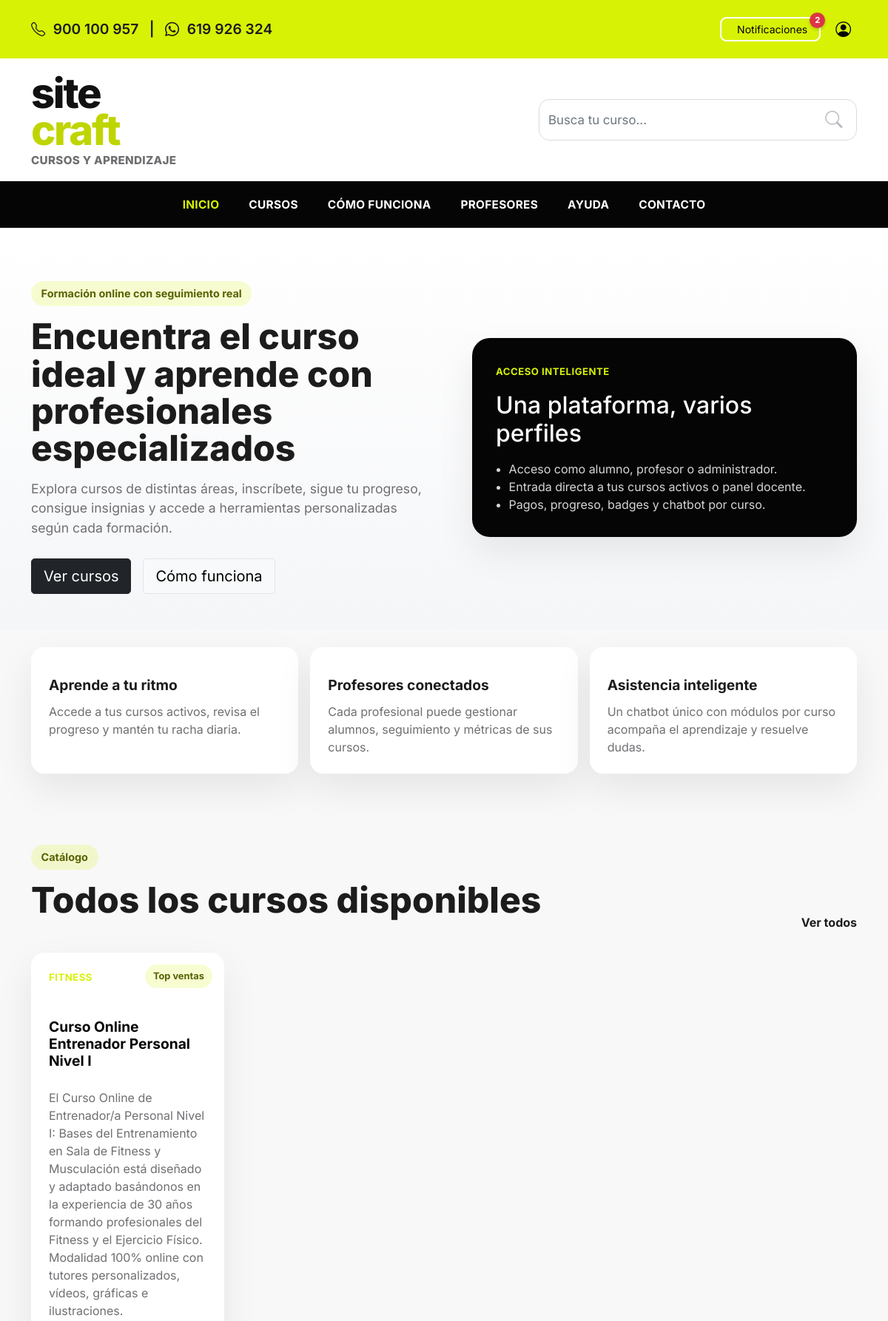
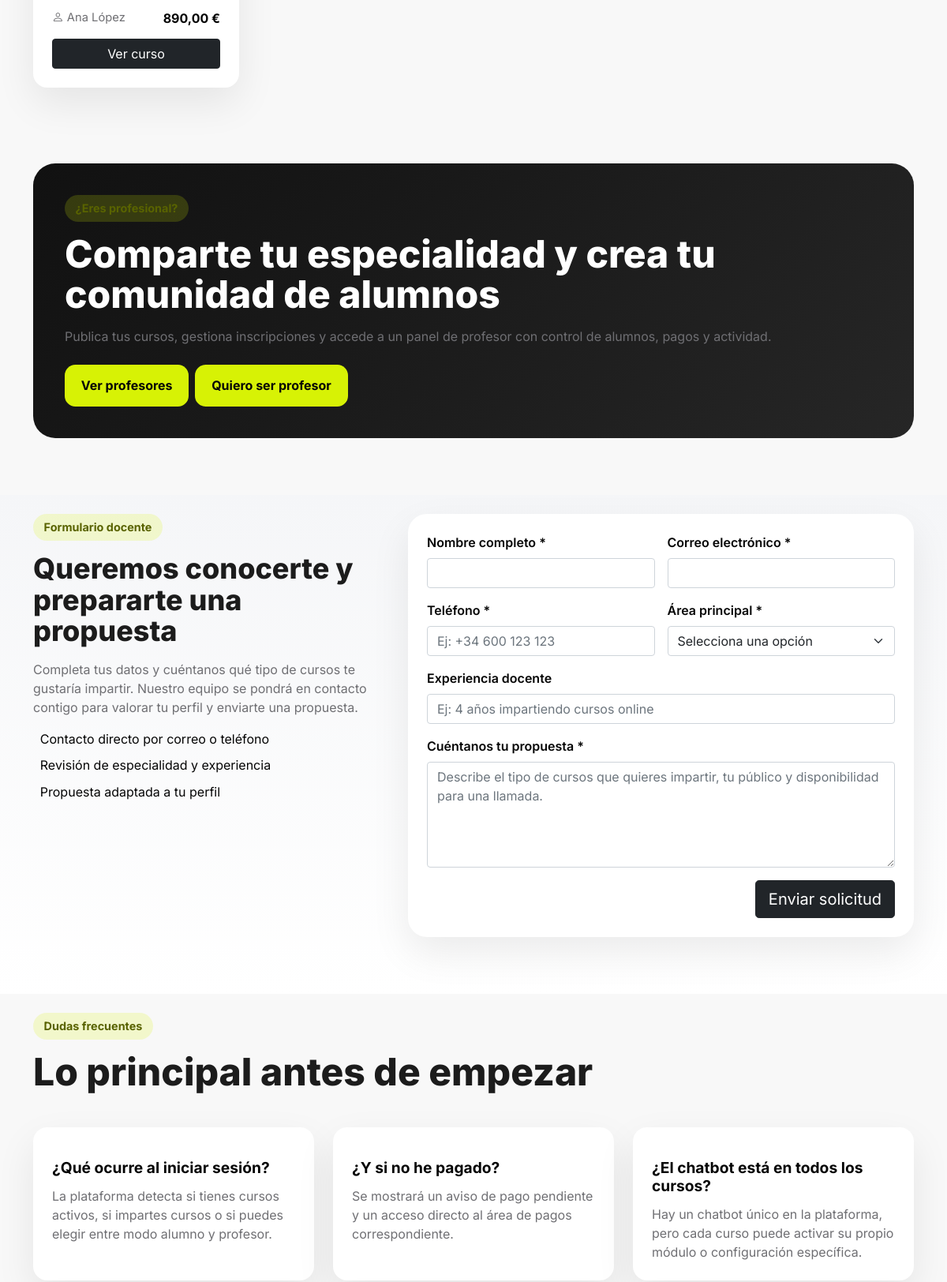
The page / (signed in, upper part) on the database its author committed (2 pictures, top to bottom).
### tables this page shows
CREATE TABLE courses (
    id BIGINT UNSIGNED AUTO_INCREMENT PRIMARY KEY,
    slug VARCHAR(120) NOT NULL,
    title VARCHAR(180) NOT NULL,
    description TEXT NULL,
    price DECIMAL(10,2) NOT NULL DEFAULT 0.00,
    currency CHAR(3) NOT NULL DEFAULT 'EUR',
    duration_days INT UNSIGNED NULL,
    is_published TINYINT(1) NOT NULL DEFAULT 0,
    css_file VARCHAR(220) NULL COMMENT 'Ruta CSS específica del curso, p.ej. assets/css/pages/courses/entrenador-personal-nivel-i.css',
    created_at TIMESTAMP NOT NULL DEFAULT CURRENT_TIMESTAMP,
    updated_at TIMESTAMP NOT NULL DEFAULT CURRENT_TIMESTAMP ON UPDATE CURRENT_TIMESTAMP,
    UNIQUE KEY uq_courses_slug (slug),
    KEY idx_courses_published (is_published)
);

### public/index.php (called while the page is built, shortened)
<?php
require __DIR__ . '/../app/config/database.php';
$teacherLeadData = [
    'full_name' => '',
    'email' => '',
    'phone' => '',
    'specialty' => '',
    'experience' => '',
    'message' => '',
];
try {
    $statement = db()->query(<<<'SQL'
        SELECT
            c.id,
            c.slug,
            c.title,
            c.description,
            c.price,
            c.currency,
            COALESCE(MIN(u.full_name), 'Profesor pendiente') AS teacher_name
        FROM courses c
        LEFT JOIN course_teachers ct ON ct.course_id = c.id
        LEFT JOIN users u ON u.id = ct.user_id
        WHERE c.is_published = 1
        GROUP BY c.id, c.slug, c.title, c.description, c.price, c.currency
        ORDER BY c.created_at DESC
    SQL);
    $courses = array_map(static function (array $course): array {
        return [
            'id' => (int) $course['id'],
            'slug' => $course['slug'],
            'title' => $course['title'],
            'category' => courseCategoryFromSlug($course['slug']),
            'teacher' => $course['teacher_name'],
            'price' => formatPrice((float) $course['price'], $course['currency']),
            'description' => $course['description'] ?: 'Próximamente tendrás más información sobre este curso.',
            'badge' => courseBadgeFromPrice((float) $course['price']),
        ];
    }, $statement->fetchAll());
} catch (Throwable $exception) {
    $courseLoadError = 'No se han podido cargar los cursos en este momento.';
}
function courseCategoryFromSlug(string $slug): string
{
    $normalizedSlug = strtolower($slug);
    return match (true) {
        str_contains($normalizedSlug, 'fit'), str_contains($normalizedSlug, 'nutri'), str_contains($normalizedSlug, 'entren') => 'Fitness',
        str_contains($normalizedSlug, 'idioma'), str_contains($normalizedSlug, 'english'), str_contains($normalizedSlug, 'ingles') => 'Idiomas',
        str_contains($normalizedSlug, 'program'), str_contains($normalizedSlug, 'web'), str_contains($normalizedSlug, 'code') => 'Programación',
        default => 'General',
    };
}
function courseBadgeFromPrice(float $price): string
{
    return match (true) {
        $price === 0.0 => 'Gratis',
        $price >= 50 => 'Top ventas',
        $price >= 30 => 'Popular',
        default => 'Nuevo',
    };
}
function formatPrice(float $price, string $currency): string
{
    $symbol = strtoupper($currency) === 'EUR' ? '€' : strtoupper($currency);
    return number_format($price, 2, ',', '.') . ' ' . $symbol;
}
require __DIR__ . '/../app/views/layouts/header.php';
require __DIR__ . '/../app/views/home/landing.php';
require __DIR__ . '/../app/views/layouts/footer.php';

### app/helpers/auth.php (called while the page is built, shortened)
<?php
function appBasePath(): string
{
    static $basePath = null;
    if ($basePath !== null) {
        return $basePath;
    }
    $scriptName = str_replace('\\', '/', $_SERVER['SCRIPT_NAME'] ?? '');
    $publicMarker = '/public/';
    $markerPosition = strpos($scriptName, $publicMarker);
    $dir = str_replace('\\', '/', dirname($scriptName));
    $dir = $dir === '/' ? '' : rtrim($dir, '/');
    $basePath = $dir;
    return $basePath;
}
function appUrl(string $path = ''): string
{
    $basePath = appBasePath();
    $normalizedPath = ltrim($path, '/');
    return $basePath === '' ? '/' . $normalizedPath : $basePath . '/' . $normalizedPath;
}

### app/config/database.php (called while the page is built, shortened)
<?php
function db(): PDO
{
    static $pdo = null;
    if ($pdo instanceof PDO) {
        return $pdo;
    }
    $host = '127.0.0.1';
    $port = 3306;
    $database = 'sitecraft';
    $username = 'root';
    $password = '';
    $charset = 'utf8mb4';
    $dsn = sprintf('mysql:host=%s;port=%d;dbname=%s;charset=%s', $host, $port, $database, $charset);
    $options = [
        PDO::ATTR_ERRMODE => PDO::ERRMODE_EXCEPTION,
        PDO::ATTR_DEFAULT_FETCH_MODE => PDO::FETCH_ASSOC,
        PDO::ATTR_EMULATE_PREPARES => false,
    ];
    $pdo = new PDO($dsn, $username, $password, $options);
    return $pdo;
}

### app/views/home/landing.php (the view, shortened to what this page needs)
<section class="hero-section">
    <div class="container">
        <div class="row align-items-center g-4">
            <div class="col-lg-6">
                <span class="eyebrow">Formación online con seguimiento real</span>
                <h1>Encuentra el curso ideal y aprende con profesionales especializados</h1>
                <p class="hero-copy">Explora cursos de distintas áreas, inscríbete, sigue tu progreso, consigue insignias y accede a herramientas personalizadas según cada formación.</p>
                <div class="hero-actions">
                    <a href="<?= htmlspecialchars(appUrl('cursos.php'), ENT_QUOTES, 'UTF-8'); ?>" class="btn btn-dark btn-lg">Ver cursos</a>
                    <a href="#como-funciona" class="btn btn-light btn-lg secondary-action">Cómo funciona</a>
                </div>
            </div>
            <div class="col-lg-6">
                <div class="hero-panel">
                    <div class="hero-panel__card">
                        <span class="hero-panel__label">Acceso inteligente</span>
                        <h2>Una plataforma, varios perfiles</h2>
                        <ul>
                            <li>Acceso como alumno, profesor o administrador.</li>
                            <li>Entrada directa a tus cursos activos o panel docente.</li>
                            <li>Pagos, progreso, badges y chatbot por curso.</li>
                        </ul>
                    </div>
                </div>
            </div>
        </div>
    </div>
</section>
<section class="highlight-strip" id="como-funciona">
    <div class="container">
        <div class="row g-3">
            <div class="col-md-4">
                <article class="feature-card">
                    <h3>Aprende a tu ritmo</h3>
                    <p>Accede a tus cursos activos, revisa el progreso y mantén tu racha diaria.</p>
                </article>
            </div>
            <div class="col-md-4">
                <article class="feature-card">
                    <h3>Profesores conectados</h3>
                    <p>Cada profesional puede gestionar alumnos, seguimiento y métricas de sus cursos.</p>
                </article>
            </div>
            <div class="col-md-4">
                <article class="feature-card">
                    <h3>Asistencia inteligente</h3>
                    <p>Un chatbot único con módulos por curso acompaña el aprendizaje y resuelve dudas.</p>
                </article>
            </div>
        </div>
    </div>
</section>
<section class="courses-section" id="courses-grid">
    <div class="container">
        <div class="section-heading">
            <div>
                <span class="eyebrow">Catálogo</span>
                <h2>Todos los cursos disponibles</h2>
            </div>
            <a href="<?= htmlspecialchars(appUrl('cursos.php'), ENT_QUOTES, 'UTF-8'); ?>" class="section-link">Ver todos <i class="bi bi-arrow-right"></i></a>
        </div>
        <?php if (!empty($courseLoadError)): ?>
            <div class="catalog-message catalog-message--error">
                <i class="bi bi-exclamation-triangle-fill"></i>
                <span><?= htmlspecialchars($courseLoadError, ENT_QUOTES, 'UTF-8'); ?></span>
            </div>
        <?php else: ?>
            <div class="row g-4">
                <?php foreach ($courses as $course): ?>
                    <div class="col-md-6 col-xl-3">
                        <article class="course-card">
                            <span class="course-card__badge"><?= htmlspecialchars($course['badge'], ENT_QUOTES, 'UTF-8'); ?></span>
                            <span class="course-card__category"><?= htmlspecialchars($course['category'], ENT_QUOTES, 'UTF-8'); ?></span>
                            <h3><?= htmlspecialchars($course['title'], ENT_QUOTES, 'UTF-8'); ?></h3>
                            <p><?= htmlspecialchars($course['description'], ENT_QUOTES, 'UTF-8'); ?></p>
                            <div class="course-card__meta">
                                <span><i class="bi bi-person"></i> <?= htmlspecialchars($course['teacher'], ENT_QUOTES, 'UTF-8'); ?></span>
                                <strong><?= htmlspecialchars($course['price'], ENT_QUOTES, 'UTF-8'); ?></strong>
                            </div>
                            <a href="curso.php?slug=<?= urlencode($course['slug']); ?>" class="btn btn-dark w-100">Ver curso</a>
                        </article>
                    </div>
                <?php endforeach; ?>
            </div>
        <?php endif; ?>
    </div>
</section>
<section class="teachers-section" id="profesores">
    <div class="container">
        <div class="teachers-banner">
            <div>
                <span class="eyebrow">¿Eres profesional?</span>
                <h2>Comparte tu especialidad y crea tu comunidad de alumnos</h2>
                <p>Publica tus cursos, gestiona inscripciones y accede a un panel de profesor con control de alumnos, pagos y actividad.</p>
            </div>
            <div class="d-flex gap-2 flex-wrap">
                <a href="<?= htmlspecialchars(appUrl('profesores.php'), ENT_QUOTES, 'UTF-8'); ?>" class="btn btn-highlight">Ver profesores</a>
                <a href="#quiero-ser-profesor" class="btn btn-highlight">Quiero ser profesor</a>
            </div>
        </div>
    </div>
</section>
<section class="teacher-lead-section" id="quiero-ser-profesor">
    <div class="container">
        <div class="row g-4 align-items-start">
            <div class="col-lg-5">
                <span class="eyebrow">Formulario docente</span>
                <h2>Queremos conocerte y prepararte una propuesta</h2>
                <p class="teacher-lead-copy">Completa tus datos y cuéntanos qué tipo de cursos te gustaría impartir. Nuestro equipo se pondrá en contacto contigo para valorar tu perfil y enviarte una propuesta.</p>
                <ul class="teacher-lead-list">
                    <li><i class="bi bi-check2-circle"></i> Contacto directo por correo o teléfono</li>
                    <li><i class="bi bi-check2-circle"></i> Revisión de especialidad y experiencia</li>
                    <li><i class="bi bi-check2-circle"></i> Propuesta adaptada a tu perfil</li>
                </ul>
            </div>
            <div class="col-lg-7">
                <div class="teacher-lead-card">
                    <form method="POST" action="<?= htmlspecialchars(appUrl('index.php'), ENT_QUOTES, 'UTF-8'); ?>#quiero-ser-profesor" class="row g-3" novalidate>
                        <div class="col-md-6">
                            <label for="teacher_full_name" class="form-label">Nombre completo *</label>
                            <input
                                type="text"
                                class="form-control"
                                id="teacher_full_name"
                                name="full_name"
                                value="<?= htmlspecialchars($teacherLeadData['full_name'], ENT_QUOTES, 'UTF-8'); ?>"
                                required
                            >
                        </div>
                        <div class="col-md-6">
                            <label for="teacher_email" class="form-label">Correo electrónico *</label>
                            <input
                                type="email"
                                class="form-control"
                                id="teacher_email"
                                name="email"
                                value="<?= htmlspecialchars($teacherLeadData['email'], ENT_QUOTES, 'UTF-8'); ?>"
                                required
                            >
                        </div>
                        <div class="col-md-6">
                            <label for="teacher_phone" class="form-label">Teléfono *</label>
                            <input
                                type="text"
                                class="form-control"
                                id="teacher_phone"
                                name="phone"
                                value="<?= htmlspecialchars($teacherLeadData['phone'], ENT_QUOTES, 'UTF-8'); ?>"
                                placeholder="Ej: +34 600 123 123"
                                required
                            >
                        </div>
                        <div class="col-md-6">
                            <label for="teacher_specialty" class="form-label">Área principal *</label>
                            <select class="form-select" id="teacher_specialty" name="specialty" required>
                                <option value="">Selecciona una opción</option>
                            </select>
                        </div>
                        <div class="col-12">
                            <label for="teacher_experience" class="form-label">Experiencia docente</label>
                            <input
                                type="text"
                                class="form-control"
                                id="teacher_experience"
                                name="experience"
                                value="<?= htmlspecialchars($teacherLeadData['experience'], ENT_QUOTES, 'UTF-8'); ?>"
                                placeholder="Ej: 4 años impartiendo cursos online"
                            >
                        </div>
                        <div class="col-12">
                            <label for="teacher_message" class="form-label">Cuéntanos tu propuesta *</label>
                            <textarea
                                class="form-control"
                                id="teacher_message"
                                name="message"
                                rows="5"
                                required
                                placeholder="Describe el tipo de cursos que quieres impartir, tu público y disponibilidad para una llamada."
                            ><?= htmlspecialchars($teacherLeadData['message'], ENT_QUOTES, 'UTF-8'); ?></textarea>
                        </div>
                        <div class="col-12 d-flex justify-content-end">
                            <button type="submit" class="btn btn-dark btn-lg">Enviar solicitud</button>
                        </div>
                    </form>
                </div>
            </div>
        </div>
    </div>
</section>
<section class="faq-section" id="faq">
    <div class="container">
        <div class="section-heading">
            <div>
                <span class="eyebrow">Dudas frecuentes</span>
                <h2>Lo principal antes de empezar</h2>
            </div>
        </div>
        <div class="row g-4">
            <div class="col-md-4">
                <div class="faq-card">
                    <h3>¿Qué ocurre al iniciar sesión?</h3>
                    <p>La plataforma detecta si tienes cursos activos, si impartes cursos o si puedes elegir entre modo alumno y profesor.</p>
                </div>
            </div>
            <div class="col-md-4">
                <div class="faq-card">
                    <h3>¿Y si no he pagado?</h3>
                    <p>Se mostrará un aviso de pago pendiente y un acceso directo al área de pagos correspondiente.</p>
                </div>
            </div>
            <div class="col-md-4">
                <div class="faq-card">
                    <h3>¿El chatbot está en todos los cursos?</h3>
                    <p>Hay un chatbot único en la plataforma, pero cada curso puede activar su propio módulo o configuración específica.</p>
                </div>
            </div>
        </div>
    </div>
</section>

### rows shown on the page
courses: badge "Top ventas", category "FITNESS", title "Curso Online Entrenador Personal Nivel I", description "El Curso Online de Entrenador/a Personal Nivel I: Bases del Entrenamiento en Sala de Fitness y Musculación está diseñado y adaptado basándonos en la experiencia de 30 años formando profesionales del Fitness y el Ejercicio Físico. Modalidad 100% online con tutores personalizados, vídeos, gráficas e ilustraciones.", teacher "Ana López", price "890,00 €"

### other values the page prints
$phonePrimary "900 100 957"
$phoneSecondary "619 926 324"
$unreadCount "2"
